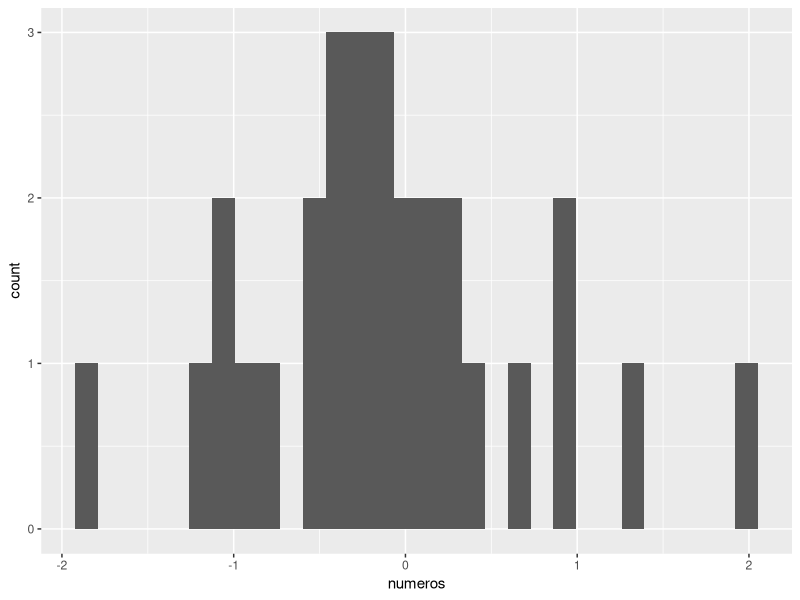

Recreate this plot in R.
## ---- chunk 1
message("Esto es un mensaje ")
## ---- chunk 2
library(ggplot2)
## ---- chunk 3
numeros <- rnorm(30, 0,1) # Números aleatorios
numeros[19] <- NA # Agrego un NA
x <- as.data.frame(numeros)

ggplot(x, aes(x=numeros))+
  geom_histogram()
## ---- chunk 4
seq_mala <- seq(-20,10)
loga <- log10(seq_mala)

mean(loga)
## ---- chunk 5
    mat <- matrix(letters[5:20], nrow = 5)

    mean(mat)
    str(mat)
## ---- chunk 6
mat2 <- matrix(sample(50), nrow = 5)
mat2[5,5] <- NA
mat2

mean(mat2)
## ---- chunk 7
mean(mat2, na.rm = TRUE)
